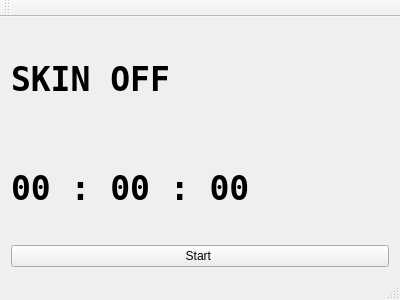
<?xml version="1.0" encoding="UTF-8"?>
<ui version="4.0">
 <class>MainWindow</class>
 <widget class="QMainWindow" name="MainWindow">
  <property name="geometry">
   <rect>
    <x>0</x>
    <y>0</y>
    <width>400</width>
    <height>300</height>
   </rect>
  </property>
  <property name="windowTitle">
   <string>MainWindow</string>
  </property>
  <widget class="QWidget" name="centralWidget">
   <layout class="QVBoxLayout" name="verticalLayout">
    <item>
     <widget class="QLabel" name="label_2">
      <property name="font">
       <font>
        <family>DejaVu Sans Mono</family>
        <pointsize>25</pointsize>
        <weight>75</weight>
        <bold>true</bold>
       </font>
      </property>
      <property name="text">
       <string>SKIN OFF</string>
      </property>
     </widget>
    </item>
    <item>
     <widget class="QLabel" name="label">
      <property name="font">
       <font>
        <family>DejaVu Sans Mono</family>
        <pointsize>25</pointsize>
        <weight>75</weight>
        <bold>true</bold>
       </font>
      </property>
      <property name="text">
       <string>00 : 00 : 00</string>
      </property>
     </widget>
    </item>
    <item>
     <widget class="QPushButton" name="pushButton">
      <property name="text">
       <string>Start </string>
      </property>
     </widget>
    </item>
   </layout>
  </widget>
  <widget class="QMenuBar" name="menuBar">
   <property name="geometry">
    <rect>
     <x>0</x>
     <y>0</y>
     <width>400</width>
     <height>22</height>
    </rect>
   </property>
  </widget>
  <widget class="QToolBar" name="mainToolBar">
   <attribute name="toolBarArea">
    <enum>TopToolBarArea</enum>
   </attribute>
   <attribute name="toolBarBreak">
    <bool>false</bool>
   </attribute>
  </widget>
  <widget class="QStatusBar" name="statusBar"/>
 </widget>
 <layoutdefault spacing="6" margin="11"/>
 <resources/>
 <connections/>
</ui>
